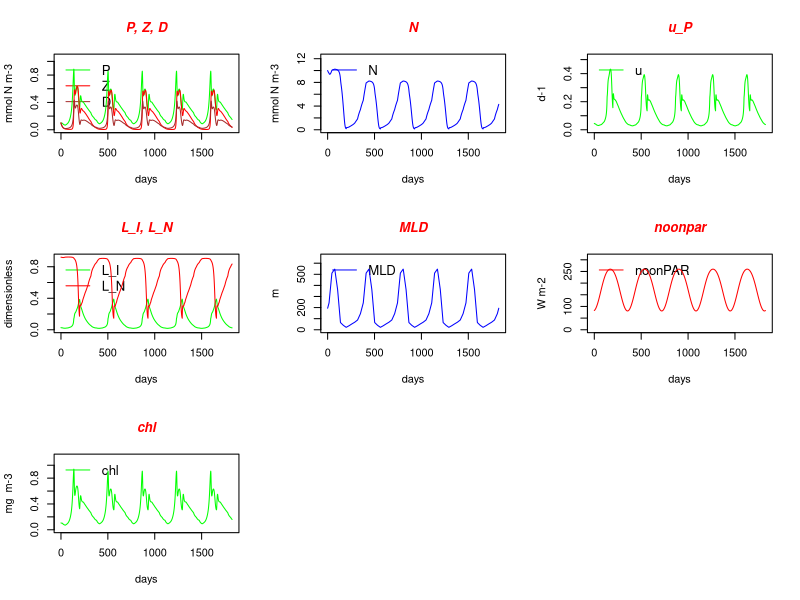

Generate this figure with R:
###################################################################
# --------------------------------------------------------------- #
# EMPOWER-1.0: Tom Anderson 2015                                  #
# --------------------------------------------------------------- #
###################################################################

# ---------------------------------------------------------------------------------- #
# Note that R functions are listed before the core code.                             #
# Ensure that input files are within the same directory as the model code:           #
#   NPZDparms.txt, NPZDextra.txt, stations_forcing.txt                               #
# ---------------------------------------------------------------------------------- #

rm(list=ls()) #clear workspace

# ---------------------------------------------------------------------------------- #
# Function get_flux: the specification of the ecosystem model is primarily handled   #
#  here. The terms in the differential equations are calculated and transferred to   #
#  matrix, flux[i,j], which is passed back to the core code for integration.         #
#  The user can define auxiliary variables, Y[i], that are written to output         #
#  files (state variables are automatically stored for output).                      #
# ---------------------------------------------------------------------------------- #

FNget_flux <- function(X) {      # X is the array that carries state variables
# (note that all functions begin with "FN...", although this is not obligatory in R

P <- X[1];N <- X[2];Z <- X[3]; Ds <- X[4]         # unpack state variables: P, N, Z, D 

# Environmental forcing for current day of year 

noonparnow <- FNnoonparcalc(daynow,latradians,clouds,e0)  # noon irradiance (PAR), W m-2
daylnow <- FNdaylcalc(daynow,latradians)                  # day length, h  
MLD1 <- MLD[daynow]                                       # mixed layer depth at start of day
MLD2 <- MLD[daynow+1]                                     # mixed layer depth at end of day
MLDnow <- MLD1+(istepnow-1)/nstepsday*(MLD2-MLD1)         # MLD at start of current time step
N0 <- aN*MLDnow + bN                                      # DIN immediately below mixed layer

VpT <- Vp0*1.066^SST[daynow]             # maximum photosynthetic (growth) rate (Eppley function of sea surface temperature)

### Light attenuation in water column
# Major choice here regarding calculation of light attenuation in the water column:
# (1) Mixed layer as single layer, with light attenuation calculated according to k_tot = k_w + k_c*P 
# (2) Mixed layer split into three layers according to Anderson (1993): 0-5, 5-23, >23m, with a
#       separate extinction coefficient for each layer as a function of chlorophyll

chl <- P*6.625*12.0/CtoChl     # chlorophyll, mg m-3 (Redfield ratio of 6.625 mol C mol N-1 assumed for C:N of phytoplankton)
ss <- sqrt(chl)                # square root of chlorophyll
  
# Four unit array for the following variables handles three layers; first unit in array is for surface properties, 
#  elements 2,3,4 handle layers 1,2,3 respectively (if only one layer needed (option 1 or light attenuation), then
#  elements 3,4 are redundant

kPAR <- array(dim=c(4))        # light extinction coeff., m-1
zbase <- array(dim=c(4))       # depth of base of layer; for element 1 in array (surface) this is zero
Ibase <- array(dim=c(4))       # irradiance leaving the base of layer; for element 1, this is surface irradiance, W m-2
zdep <- array(dim=c(4))        # depth of the layer, m
aphybase <- array(dim=c(4))    # a (absorption by chlorophyll) at base of layer; only required when using Anderson (1993) calculation of photosynthesis

# flag_atten is choice of light attenuation scheme: (1) single layer k_w+k_c*P, (2) three layer, extinction coefficients as fn chl (Anderson, 1993)

if (flag_atten==1) {    # option (1)
  jnlay <- 1            # mixed layer as a single layer
  zbase[1] <- 0.
  zbase[2] <- MLDnow
  zdep[2] <- MLDnow
  kPAR[2] <- kw + kc*P
  Ibase[1] <- noonparnow                      # irradiance entering water column
  Ibase[2] <- Ibase[1]*exp(-kPAR[2]*MLDnow)   # irradiance at base of mixed layer
  
} else if (flag_atten==2) {     # option (2): MLD separated into depth ranges 0-5m, 5-23m and >23m  Anderson (1993)

  Ibase[1] <- noonparnow   # irradiance entering water column
  
  kPAR[2] <- 0.13096 + 0.030969*ss + 0.042644*ss^2 - 0.013738*ss^3 + 0.0024617*ss^4 - 0.00018059*ss^5     # extinction coefficients (Anderson, 1993)
  kPAR[3] <- 0.041025 + 0.036211*ss + 0.062297*ss^2 - 0.030098*ss^3 + 0.0062597*ss^4 - 0.00051944*ss^5
  kPAR[4] <- 0.021517 + 0.050150*ss + 0.058900*ss^2 - 0.040539*ss^3 + 0.0087586*ss^4 - 0.00049476*ss^5
  
  zbase[1] <- 0.
  Ibase[1] <- noonparnow      # irradiance entering water column

# Three layers only if MLD > 23.0m, otherwise one or two layers:
  
  if (MLDnow<=5.0) {
    jnlay <- 1
    zbase[2] <- MLDnow
    zdep[2] <- MLDnow
    Ibase[2] <- Ibase[1]*exp(-kPAR[2]*zdep[2])    # irradiance leaving layer 1
  } else if (MLDnow>5 && MLDnow<=23.0) {
    jnlay <- 2
    zbase[2] <- 5.0
    zdep[2] <- 5.0 
    Ibase[2] <- Ibase[1]*exp(-kPAR[2]*5.0)        # irradiance leaving layer 1
    zbase[3] <- MLDnow
    zdep[3] <- MLDnow-5.0
    Ibase[3] <- Ibase[2]*exp(-kPAR[3]*zdep[3])    # irradiance leaving layer 2
  } else if (MLDnow>23.0) {
    jnlay <- 3
    zbase[2] <- 5.0
    zdep[2] <- 5.0 
    Ibase[2] <- Ibase[1]*exp(-kPAR[2]*5.0)        # irradiance leaving layer 1
    zbase[3] <- 23.0
    zdep[3] <- 23.0-5.0
    Ibase[3] <- Ibase[2]*exp(-kPAR[3]*zdep[3])    # irradiance leaving layer 2
    zbase[4] <- MLDnow
    zdep[4] <- MLDnow-23.0
    Ibase[4] <- Ibase[3]*exp(-kPAR[4]*zdep[4])    # irradiance leaving layer 3
  }

} # end if: flag_atten
    
### Calculate L_I (light limitation of growth, 0 <= L_I <= 1)

L_Isum <- 0.     # L_I is calculated as a weighted sum over the total mixed layer

for (ilay in seq(2,jnlay+1)) {         # loop over layers; element 2 in array corresponds to first layer

# Call function for calculating photosynthesis

if (flag_LI==1) {                      # numeric integration for light over time (through day) with analytic depth integrals
  L_I <- FNLIcalcNum(zdep[ilay],Ibase[ilay-1],Ibase[ilay],kPAR[ilay],alpha,VpT,daylnow,flag_irrad,flag_PIcurve)
  
} else if (flag_LI==2) {               # Evans and Parslow (1985): triangular light, Smith fn for P-I curve
  L_I <- FNLIcalcEP85(zdep[ilay],Ibase[ilay-1],Ibase[ilay],kPAR[ilay],alpha,VpT,daylnow)
  
}  else if (flag_LI==3) {              # Anderson (1993): sinusoidal light, exponential fn for P-I curve, alpha spectrally dependent
  aphybase[1] <- 0.36796 + 0.17537*ss - 0.065276*ss^2 + 0.013528*ss^3 - 0.0011108*ss^4           # a (chl absorption) at ocean surface as function chl
  ahash <- FNaphy(ss,zbase[ilay-1],zbase[ilay],aphybase[ilay-1])                                 # change in a with depth
  aphybase[ilay] <- aphybase[ilay-1]+ahash                                                       # a at base of layer
  aphyav <- aphybase[ilay-1]+ahash*0.5                                                           # average a in layer (from which alpha is calculated: alpha = a*alphamax
  L_I <- FNLIcalcA93(zdep[ilay],Ibase[ilay-1],Ibase[ilay],kPAR[ilay],alpha,VpT,daylnow,aphyav)
  
}
      
L_Isum <- L_Isum + L_I*zdep[ilay]      # multiply by layer depth in order to set up weighted average for total mixed layer

} # end loop: layers

L_I <- L_Isum/MLDnow                   # weighted average for mixed layer

### Calculate L_N (nutrient limitation of growth, 0 <= L_I <= 1)

L_N <- N/(kN+N)                  # nutrient limitation of growth rate (0 <= L_N <= 1)

### Grazing 

if (flag_grazing==1) {           # phihat_i = phi_i (grazing preferences)
  phiPhat <- phiP                
  phiDhat <- phiD
 } else { 
  phiPhat <- phiP*P              # phihat_i = phi_i*P_i
  phiDhat <- phiD*Ds
}
intakespP <- Imax*phiPhat*P/(kz^2+phiPhat*P+phiDhat*Ds)    # specific intake: phytoplankton, d-1
intakespD <- Imax*phiDhat*Ds/(kz^2+phiPhat*P+phiDhat*Ds)   # specific intake: detritus, d-1
 
# terms in the differential equations  (unit: mmol N m-3 d-1)          

Pgrow <- VpT*L_I*L_N*24/CtoChl*P           # P growth
Pgraz <- intakespP*Z                       # P grazed
Dgraz <- intakespD*Z                       # D grazed
Pmort <- mP*P                              # P mortality: linear
Pmort2 <- mP2*P*P                          # P mortality: quadratic
Pmix  <- wmix*P/MLDnow                     # P loss: mixing
Zmix  <- wmix*Z/MLDnow                     # Z loss: mixing     
Nmix  <- wmix*(N0-N)/MLDnow                # N net input: mixing
Zgrow <- betaz*kNz*(Pgraz+Dgraz)           # Z growth
Zexc  <- betaz*(1.0-kNz)*(Pgraz+Dgraz)     # Z excretion
Zpel  <- (1.0-betaz)*(Pgraz+Dgraz)         # Z faecal pettet production
Zmort <- mz*Z                              # Z mortality: linear
Zmort2 <- mz2*Z^2                          # Z mortality: quadratic
Dmix  <- wmix*Ds/MLDnow                    # D loss: mixing
Dsink <- VD*Ds/MLDnow                      # D loss: sinking
Dremin <- mD*Ds                            # D loss: remineralisation
  
#### Entrainment/dilution (when depth of mixed layer increases)

if (MLD2-MLD1>0.0) {          
  Nadd <- (MLD2-MLD1)*N0/MLDnow       # entrainment: N
  Ndilute <- N*(MLD2-MLD1)/MLDnow     # dilution: N already present in ML
  Pdilute <- P*(MLD2-MLD1)/MLDnow     # dilution: P
  Zdilute <- Z*(MLD2-MLD1)/MLDnow     # dilution: Z
  Ddilute <- Ds*(MLD2-MLD1)/MLDnow    # dilution: Ds                             
} else {                     
  Nadd <- 0.0                         # detrainment, but concentration in ML unchanged
  Ndilute <- 0.0
  Pdilute <- 0.0
  Zdilute <- 0.0
  Ddilute <- 0.0
}

### Transfer terms as calculated above are trasferred to matrix flux[i,j] for processing by the core code
# (number of terms for any one state variable should not exceed nfluxmax as specified in core code)
                                                                                                 
# Phytoplankton
flux[1,1] <- Pgrow                 # P growth
flux[2,1] <- -Pgraz                # P grazed
flux[3,1] <- -Pmort                # P non-grazing mortality: linear
flux[4,1] <- -Pmort2               # P non-grazing mortality: quadratic
flux[5,1] <- -Pmix                 # P loss: mixing
flux[6,1] <- -Pdilute              # P loss: dilution  

              
# Nitrate
flux[1,2] <- Nmix                  # N net input: mixing
flux[2,2] <- Zexc                  # Z excretion
flux[3,2] <- Dremin                # D remineralisation
flux[4,2] <- -Pgrow                # uptake by P
flux[5,2] <- Nadd                  # N input: entrainment
flux[6,2] <- -Ndilute              # N loss: dilution
  
# Zooplankton
flux[1,3] <- Zgrow                 # Z growth
flux[2,3] <- -Zmort                # Z mortality: linear
flux[3,3] <- -Zmort2               # Z mortality: quadratic
flux[4,3] <- -Zdilute              # Z loss: dilution
flux[5,3] <- -Zmix                 # Z loss: mixing

# Detritus
flux[1,4] <- Pmort                 # D from P mortality (linear)
flux[2,4] <- Pmort2                # D from P mortality (quadratic)
flux[3,4] <- Zmort                 # D from Z mortality (linear)
flux[4,4] <- Zpel                  # D from Z faecal pellets
flux[5,4] <- -Dgraz                # D grazed
flux[6,4] <- -Dmix                 # D loss: mixing
flux[7,4] <- -Dsink                # D loss: sinking
flux[8,4] <- -Dremin               # D loss: remineralisation
flux[9,4] <- -Ddilute              # D loss: dilution

# User-definied auxiliary variables for writing to output files: number stored = nDvar (core code)
# If you want to increase or decrease the number of units in this array, this is controlled by nDvar in core code

Y[1]  <<- L_I                  
Y[2]  <<- L_N
Y[3]  <<- Pgrow/P
Y[4]  <<- MLDnow
Y[5]  <<- noonparnow
Y[6]  <<- chl
Y[7]  <<- SST[daynow]
Y[8]  <<- Pgrow*MLDnow
Y[9]  <<- Pgrow
Y[10] <<- Pgraz
Y[11] <<- Pmort+Pmort2
Y[12] <<- 0
Y[13] <<- 0
Y[14] <<- 0
Y[15] <<- 0
Y[16] <<- 0
Y[17] <<- 0
Y[18] <<- 0
Y[19] <<- 0
Y[20] <<- 0

return(flux)      # matrix flux is passed back to the core code
}

# ------------------------------------------------------------------------------------------------------ #
# L_I: Calculation of daily photosynthesis: numeric intergration (time) and analytic integration (depth) #
# Diel cycle of irradiance: choice of (1) triangular vs (2) sinusoidal (flag_irrad)                      #
# P-I curve: choice of (1) Smith fn vs (2) exponential fn  (flag_PIcurve)                                #
# numeric integration (time) uses nstepst+1 steps and trapezoidal rule for first and last steps          #
#   (the user may manually change nstepst in the code if so desired)                                     #
# -------------------------------------------------------------------------------------------------------#

FNLIcalcNum <- function(zdepth,Iin,Iout,kPARlay,alpha,Vp,daylnow,choiceirrad,choicePI) {

sumps <- 0.0                     # for calculating sum of photosynthesis
range_rad = pi/2.0
nstepst <- 10                    # the day from sunrise to midday will be divided into nstepst steps (can be altered if so desired)

for (itme in seq(1,nstepst)) {   # time loop     (no need to calculate itme = 0 because irradiance zero at sunrise)

if(itme==nstepst) {            # last step (note use of trapezoidal rule for integration)
  rtrapt <- 0.5 } else {       
  rtrapt <- 1.0                # other steps
}

if (choiceirrad==1) {            # coice of either (1) triangular or (2) sinusoidal irradiance over day
  Icorr <- itme/nstepst                    # irradiance multiplier for time of day: triangular
} else if (choiceirrad==2) {
  Icorr <- sin(itme/nstepst*range_rad)     # irradiance multiplier for time of day: sinusoidal
}

if (choicePI==1) {               # Smith function (the most straightforward choice in terms of calculating analytic depth integral)

sumpsz <- 0.
x0 <- alpha*Icorr*Iin
xH <- alpha*Icorr*Iin*exp(-kPARlay*zdepth)
sumpsz <- Vp/kPARlay/zdepth*(log(x0+(Vp^2+x0^2)^0.5)-log(xH+(Vp^2+xH^2)^0.5))

} else {                        # exponential function (Platt et al., 1990)               

# Default setting here is analytic depth integral. Based on a factorial sequence, we found that this does not always perform well and so, if desired, 
# the user can switch to an analytic depth integral by setting (manually in the code) choiceanalytic <- 2

choiceanalytic <- 1         # 1=analytic solution; 2=numeric solution; set manually in the code

if (choiceanalytic==1) {    # analytic solution
sumpsz <- 0.
istar1 <- alpha*Icorr*Iin/Vp
istar2 <- alpha*Icorr*Iout/Vp

# Analytic solution is an infinite series
for (ifact in seq(1,16)) {  # 16 units in factorial array (by all means increase this number by altering the code; run time will increase accordingly)
  sumpsz <- sumpsz + (-1)^(ifact+1)/(ifact*factorial(ifact))*(istar1^ifact-istar2^ifact)
}

sumpsz <- sumpsz*Vp/kPARlay/zdepth

} else {   # numeric solution

nstepsz <- 100            #no. of steps: depth
sumpsz <- 0.0

for (izz in seq(0,nstepsz)) {     # depth loop
  if(izz==0 | izz==nstepsz) {
    rtrapz <- 0.5 } else {        # trapezoidal rule
    rtrapz <- 1.0
  } 
  
z <- izz/nstepsz*zdepth
Iz <- Iin*Icorr*exp(-kPARlay*z)

psnow <- Vp*(1.0-exp(-alpha*Iz/Vp))

sumpsz <- sumpsz + psnow*rtrapz

}  # end loop: depth

sumpsz <- sumpsz/nstepsz

} # choice analytic/numeric

} # end if: choice PI curve

sumps <- sumps + sumpsz*rtrapt       # sum photosynthesis over daylight hours

}  # end loop: time

Lim_I <- sumps/nstepst*daylnow/24.0  # take account of zero PS during night
Lim_I <- Lim_I/Vp                    # dimensionless
return(Lim_I)
}


# ------------------------------------------------------------------------------ #
# L_I: Evans & Parslow (1985) function for calculating daily photosynthesis      #
# Light extinction using Beer's Law and assumed triangular irradiance during day #
# ------------------------------------------------------------------------------ #

FNLIcalcEP85 <- function(zdepth,Iin,Iout,kPARlay,alpha,Vp,daylnow) {
tau1 <- daylnow/2.0/24.0
betaEP <- Vp*tau1/alpha/Iin
betaEP2 <- Vp*tau1/alpha/Iout
Lim_I <- 2.0*Vp/zdepth/kPARlay*(sqrt(betaEP2^2+tau1^2)
+  -tau1*log((tau1+sqrt(betaEP2^2+tau1^2))/betaEP2)
+  -(sqrt(betaEP^2+tau1^2)-tau1*log((tau1+
+  sqrt(betaEP^2+tau1^2))/betaEP))-betaEP2+betaEP)

Lim_I <- Lim_I/Vp  # Divide by Vp to make dimensionless
return(Lim_I)
}

# ------------------------------------------------------------------------------------- #
# L_I: Anderson (1993) function for calculating daily photosynthesis                    #
# Uses in-built piecewise light extinction and assumes sinusoidal irradiance during day #
# Water column divided into three layers: 0-5m, 5-23m and >23m                          #
# ------------------------------------------------------------------------------------- #

# FNaphy calculates values of a (chlorophyll abosorption) for each layer; alpha[layer] is then calculated as a[layer]*alphamax
# This function is only used when Anderson (1993) is selected for calculating daily depth-integrated photosynthesis

FNaphy <- function(ss,ztop,zbottom,aphylast) {

g <- c(0.048014,0.00023779,-0.023074,0.0031095,-0.0090545,0.0027974,0.00085217,-3.9804E-06,0.0012398,-0.00061991)   # coeffs. for calculating a#

x <- zbottom+1.0
xlg <- log(x)
termf1a <- x*xlg-x
termf2a <- x*xlg^2-2*x*xlg+2*x
termf3a <- x*xlg^3-3*x*xlg^2+6*x*xlg-6*x
x <- ztop+1.0
xlg <- log(x)
termf1b <- x*xlg-x
termf2b <- x*xlg^2-2*x*xlg+2*x
termf3b <- x*xlg^3-3*x*xlg^2+6*x*xlg-6*x

terma <- g[1]+g[2]*ss+g[5]*ss^2+g[7]*ss^3
termb <- g[3]+g[4]*ss+g[9]*ss^2
termc <- g[6]+g[10]*ss
acalc <- (zbottom+1.0)*terma+termf1a*termb+
  termf2a*termc+termf3a*g[8]-((ztop+1.0)*terma+
  termf1b*termb+termf2b*termc+termf3b*g[8])
  
return(acalc)
}

# Photosynthesis calculated using polynomial approximation (Anderson, 1993)
# This function is only used when Anderson (1993) is selected for calculating daily depth-integrated photosynthesis

FNLIcalcA93 <- function(zdepth,Iin,Iout,kPARlay,alpha,Vp,daylnow,ahashnow) { 

omeg <- c(1.9004,-2.8333E-01,2.8050E-02,-1.4729E-03,3.0841E-05)        # polynomial coefficients for calculating photosynthesis (Platt et al., 1990)

# Calculate alphamax
alphamax <- alpha*2.602     # alphamax is alpha at wavelength of maximum absorption cross section

# Calculate daily photosynthesis in each layer, mg C m-2 d-1
V0 <- daylnow*Vp/(pi*kPARlay)
V1 <- alphamax*ahashnow*Iin/Vp
V2 <- alphamax*ahashnow*Iout/Vp
Qpsnow <- V0*(omeg[1]*(V1-V2)+omeg[2]*(V1^2-V2^2)+omeg[3]*(V1^3-V2^3)+omeg[4]*(V1^4-V2^4)+omeg[5]*(V1^5-V2^5))
                   
# convert to dimensionless units to get 0 <= J <= 1
Lim_I <- Qpsnow/zdepth/24.0/Vp

return(Lim_I)
}

# ----------------------------------------------------------------------- #
# Calculation of day length as function of day of year and latitude       #
# ----------------------------------------------------------------------- #

FNdaylcalc <- function(jday,latradians) {
declin <- 23.45*sin(2*pi*(284+jday)*0.00274)*pi/180      # solar declination angle
daylnow <- 2*acos(-1*tan(latradians)*tan(declin))*12/pi
return(daylnow)
}

# -------------------------------------------------- #
# Calculation of noon irradiance                     #
# -------------------------------------------------- #

# Noon PAR, W m-2
FNnoonparcalc <- function(jday,latradians,clouds,e0) {
albedo <- 0.04                # albedo
solarconst <- 1368.0          # solar constant, w m-2
parrac <- 0.43                # PAR fraction
declin <- 23.45*sin(2*pi*(284+jday)*0.00274)*pi/180                # solar declination angle
coszen <- sin(latradians)*sin(declin)+cos(latradians)*cos(declin)  # cosine of zenith angle
zen <- acos(coszen)*180/pi                                         # zenith angle, degrees
Rvector <- 1/sqrt(1+0.033*cos(2*pi*jday*0.00274))                  # Earth's radius vector
Iclear <- solarconst*coszen^2/(Rvector^2)/(1.2*coszen+e0*(1.0+coszen)*0.001+0.0455)   # irradiance at ocean surface, clear sky
cfac <- (1-0.62*clouds*0.125+0.0019*(90-zen))                      # cloud factor (atmospheric transmission)
Inoon <- Iclear*cfac*(1-albedo)                                    # noon irradiance: total solar
noonparnow <- parrac*Inoon   

return(noonparnow)
}

# End of functions

#################################################
# --------------------------------------------- #
#         Core model code starts here           #
# --------------------------------------------- #
#################################################

# --------------------------------------------- #
# Read in parameter values from file            #
# --------------------------------------------- #

theta <- read.csv("NPZD_parms.txt", quote="'")

# Assign parameter names and make parameters universal in the code (<<-)
Vp0         <<- theta[1,1]     # max rate photosynthesis at zero degrees C, g C (g chl)-1 h-1
alpha       <<- theta[2,1]     # initial slope of P-I curve, g C (g chl)-1 h-1 (W m-2)-1
kN          <<- theta[3,1]     # half sat. constant: N, mmol m-3
mP          <<- theta[4,1]     # phyto. mortality rate, linear, d-1
mP2         <<- theta[5,1]     # phyto. mortality rate, quadratic, (mmol N m-3)-1 d-1
Imax        <<- theta[6,1]     # zooplankton max. ingestion, d-1
kz          <<- theta[7,1]     # zoo. half sat. for intake, mmol N m-3
phiP        <<- theta[8,1]     # zoo. preference: P
phiD        <<- theta[9,1]     # zoo. preference: D
betaz       <<- theta[10,1]    # zoo. absorption efficiency: N
kNz         <<- theta[11,1]    # zoo. net production efficiency: N
mz          <<- theta[12,1]    # zoo. mortality rate, linear, d-1
mz2         <<- theta[13,1]    # zoo. mortality, quadratic, (mmol N m-3)-1 d-1
VD          <<- theta[14,1]    # detritus sinking rate, m d-1
mD          <<- theta[15,1]    # detritus remineralisation rate, d-1
wmix        <<- theta[16,1]    # cross-thermocline mixing rate, m d-1
CtoChl      <<- theta[17,1]    # carbon to chlorophyll ratio, g g-1

# -------------------------------------------------- #
# Read in initial conditions and run characteristics #
# -------------------------------------------------- #
    
init <- read.csv("NPZD_extra.txt", quote="'")
Pinit       <<- init[1,1]     # initial P, mmol N m-3
Ninit       <<- init[2,1]     # initial N, mmol N m-3
Zinit       <<- init[3,1]     # inital  Z, mmol N m-3
Dsinit      <<- init[4,1]     # initial Ds, mmol N m-3
kw          <<- init[5,1]     # light attenuation coeff.: water,  m-1
kc          <<- init[6,1]     # light attenuation coeff.: phytoplankton, m2 (mmol N)-1
delta_t     <<- init[7,1]     # time step, d (choose at time step that divides exactly into 1 as an integer)
nyears      <<- init[8,1]     # run duration, years
flag_stn    <<- init[9,1]     # choice of station; 1=India (60N 20W), 2=Biotrans (47N 20W), 3=Kerfix (50 40?S 68 25?E), 4=Papa (50N, 145W)
flag_LI     <<- init[10,1]    # 1=numeric; 2=Evans & Parslow (1985); 3=Anderson (1993)
flag_atten  <<- init[11,1]    # 1: kw+kcP (one layer for ML); 2: Anderson (1993) (spectral, layers 0-5,5-23,>23 m
flag_irrad  <<- init[12,1]    # 1=triangular over day; 2=sinusoidal over day
flag_PIcurve <<- init[13,1]   # 1=Smith fn; 2=exponential fn
flag_grazing <<- init[14,1]   # (1) phihat_i = phi_i, (2) phihat_i = phi_i*P_i
flag_outtype <<- init[15,1]   # output choice: 0=none, 1=last year only, 2=whole simulation
flag_outfreq <<- init[16,1]   # output frequency: 1=every day, 0=every time step
flag_integ <<- init[17,1]     # choice of integration method: 0=Euler, 1=Runge Kutta 4
    
print("**************************************************")
print("                                                  ")
print("input: model parameters read in from file NPZD_parms.txt")
print("input: model run characteristics read in from file NPZDextra.txt")
print("                                                  ")

# --------------------------------------------- #
# Settings dependent on choice of station       #
# --------------------------------------------- #  

MLDi <- array(dim=c(13))        # array to hold monthly mixed layer depths (from data)
SSTi <- array(dim=c(13))        # array to hold monthly sea surface temperature (from data)

forcing <- read.csv("stations_forcing.txt", header=TRUE)      # forcing data from text file (comma separated)

if (flag_stn==1) {                  # Station India (60N 20W)
  for (i in seq(1,13)) {
  MLDi[i] <- forcing[i,1]      # i,1 is first column in the text file
  SSTi[i] <- forcing[i,2]      # i,2 is second column in the text file
  }
  latitude <<- 60.0            # latitude, degrees
  clouds <<- 6.0               # cloud fraction, oktas
  e0 <<- 12.0                  # atmospheric vapour pressure
  aN <<- 0.0074                # coeff. for N0 as fn depth
  bN <<- 10.85                 # coeff. for N0 as fn depth
  
} else if (flag_stn==2) {          # Biotrans (47 N 20 W)
  for (i in seq(1,13)) {
  MLDi[i] <- forcing[i,3]
  SSTi[i] <- forcing[i,4]
  }
  latitude <<- 47.0
  clouds <<- 6.0
  e0 <<- 12.0
  aN <<- 0.0174
  bN <<- 4.0
  
} else if (flag_stn==3) {          # Kerfix (50 40?S 68 25?E)
  for (i in seq(1,13)) {
  MLDi[i] <- forcing[i,7]
  SSTi[i] <- forcing[i,8]
  }
  latitude <<- -50.67
  clouds <<- 6.0
  e0 <<- 12.0
  aN <<- 0
  bN <<- 26.1
  
} else if (flag_stn==4) {          # Papa (50N 145W)
  for (i in seq(1,13)) {
  MLDi[i] <- forcing[i,5]
  SSTi[i] <- forcing[i,6]
  }
  latitude <<- 50.0
  clouds <<- 6.0
  e0 <<- 12.0
  aN <<- 0.0
  bN <<- 14.6
}

# Convert latitude to radians
latradians <<- latitude*pi/180.0

# ------------------------------------------------------------------------------- #
# Mixed layer depth: set up 366 unit array for one year                           #
# Interpolation used here from monthly data (assumed to be middle of month)       #
# ------------------------------------------------------------------------------- #

MLD <- array(dim=c(366))     # mixed layer depth (m)
SST <- array(dim=c(366))

for (istep in seq(1,365)) {   # interpolate data from monthly to daily values
rdiv <- 365.0/12.0            # monthly data
quot <- istep%/%rdiv          # quotient (integer)
remdr <- (istep%%rdiv)/rdiv   # remainder
n1 <- quot+1
if (n1==13) {
  n1 <- 1
}
n2 <- n1+1
iday <- istep+15          # set MLD data for middle (day 15) of month
if (iday>365) {
  iday <- iday-365
}
MLD[iday] <- MLDi[n1] + (MLDi[n2]-MLDi[n1])*remdr    # linear interpolation of data
SST[iday] <- SSTi[n1] + (SSTi[n2]-SSTi[n1])*remdr
}       # end loop: istep

for (istep in seq(366,2,by=-1)) {      # shift array because first position corresponds to t=0
MLD[istep] <- MLD[istep-1]
SST[istep] <- SST[istep-1]
}
MLD[1] <- MLD[366]           # note: position 1 in the array corresponds to t=0
SST[1] <- SST[366]
                            
######################################################
# -------------------------------------------------- #
# Variables specific to model: adjust accordingly    #
# -------------------------------------------------- #
######################################################

nSvar <- 4      # no. state variables
nfluxmax <- 10  # max no. of flux terms associated with any one state variable
nDvar <<- 20    # max no. auxilliary variables or output/plotting (these are defined in the Y array: FNget_flux function)

X <- c(Pinit,Ninit,Zinit,Dsinit)    # array X holds values of state variables: assign initial conditions

Svarname <- c("P","N","Z","D")      # array of text strings (keep them short) for state variables
Svarnames <- paste(Svarname[1],Svarname[2],Svarname[3],Svarname[4],sep=" ")   # concatenated string of state variable names


### End of variables specific to model  
 
#########################################################################
# --------------------------------------------------------------------- #
# Code below not to be changed for new models, except graph plotting    #
# --------------------------------------------------------------------- #
#########################################################################                       

# -------------------------- #
# Basic setup                #
# -------------------------- #

Y <<- rep(0.0, times=nDvar)                  # array Y holds values of auxiliary variables

ndays <- nyears*365                          # no. of days in simulation

nsteps <- floor(ndays/delta_t+delta_t/1000)                   # no. of time steps in simulation
nstepsday <- floor(1/delta_t+delta_t/1000)                    # no. of time steps per day
nwrite <- flag_outfreq*(ndays+1)+(1-flag_outfreq)*(nsteps+1)  # no. of times required for output to files and graphs
    
tm <- array(dim=c(nwrite), rep(0.0, times=nwrite))    # array to store time for output
flux <- matrix(0,nrow=nfluxmax,ncol=nSvar)            # matrix to hold update terms for state variables
fluxyear <- matrix(0,nrow=nfluxmax,ncol=nSvar)        # matrix to sum fluxes over year
Svar <- matrix(nrow=nwrite, ncol=nSvar)               # matrix to store values of state variables
Dvar <- matrix(nrow=nwrite, ncol=nDvar)               # matrix to store values of auxiliary variables

Svar[1,] <- X                                    # store initial values of state variables (position 1 in array corresponds to t=0)

tme <- 0       # time=0: start of simultion
tm[1] <- tme
 
Xout <- signif(X,digits=4)     # truncate X to 4 significant figures, ready for writing to output file
if (flag_outtype != 0) {
write(c(tme,Xout),file="out_statevars.txt",ncolumns=nSvar+1,sep=",",append=FALSE)  # write inital values of state vars to file
}
        
icount <- 1      # records position in array for writing output
istep <- 0

##############################    
# -------------------------- #
# Time loop starts here      #
# -------------------------- #
##############################

for (iyear in seq(1,nyears)) {             # loop over years

fluxyear <- rep(0.0,times=nfluxmax*nSvar)  # matrix to sum up fluxes over year

for (iday in seq(1,365)) {                 # loop over days of year

daynow <<- iday                            # global variable to pass to functions

for (istepnow in seq(1,nstepsday)) {       # loop over time steps within one day

istep <- istep + 1
istepplus <- istep+1               # (Dvar (auxiliary variables) stored at beginning of each time step)

fluxstep <- rep(0.0,times=nfluxmax*nSvar)  # matrix to sum up fluxes over time step
Ystep <- rep(0.0,times=nDvar)              # matrix to store average value of Y for each time step

# -------------------------- #
# Numerical integration      #
# -------------------------- # 

flux1 <- FNget_flux(X)*delta_t        # 1st iteration
deltaX1 <- colSums(flux1)             # sum of flux terms, for each state variable

if (flag_integ==0) {                  # Euler
  fluxstep <- fluxstep + flux1
  Ystep <- Ystep + Y
} else {                              # Runge Kutta 4
  fluxstep <- fluxstep + flux1/6
  Ystep <- Ystep + Y/6
}

if (flag_integ==1) {                  # Runge Kutta only

  flux2 <- FNget_flux(X + deltaX1/2)*delta_t       # 2nd iteration
  deltaX2 <- colSums(flux2)
  fluxstep <- fluxstep + flux2/3
  Ystep <- Ystep + Y/3
  
  flux3 <- FNget_flux(X + deltaX2/2)*delta_t       # 3rd iteration
  deltaX3 <- colSums(flux3)
  fluxstep <- fluxstep + flux3/3
  Ystep <- Ystep + Y/3
  
  flux4 <- FNget_flux(X + deltaX3)*delta_t         # 4th iteration
  deltaX4 <- colSums(flux4)
  fluxstep <- fluxstep + flux4/6
  Ystep <- Ystep + Y/6
}

# sum iterations
if (flag_integ==0) {              # Euler
  deltaX <- deltaX1
} else {    #Euler method  
  deltaX = (deltaX1 + 2*deltaX2 + 2*deltaX3 + deltaX4)/6    # Runge Kutta
}
    
X <- X + deltaX    # update state varialbes

fluxyear <- fluxyear + fluxstep

tme <- tme + delta_t    # update time

# -------------------------- #
# Write to output files      #
# -------------------------- # 

# 1st time step awkward: state vars already output for t=0; output fluxes and auxiliary variables for t=0 as calculated for first time step
if (istep==1) {
  Dvar[icount,] <- Ystep
 if (flag_outtype==2 | (flag_outtype==1 & nyears==1)) {                  # only needed if whole simulation from t=0 is to be written to files
    Dvarwrite <- signif(Dvar[icount,],digits=4)        # truncated to 4 significant figures: auxiliary variables
    fluxwrite <- signif(fluxstep,digits=4)             # truncated to 4 significant figures: fluxes
    tmenow <- 0.0     # actually, it is time 1 time step, but for the purposes of continuity in output files, set to zero
    write(c(tmenow,Dvarwrite),file="out_aux.txt",ncolumns=nDvar+1,sep=",",append=FALSE)
        for (iw in seq(1,nSvar)) {
    if (iw==1) {
      fluxwritecat <- fluxwrite[,1]
    } else {
      fluxwritecat <- c(fluxwritecat,fluxwrite[,iw])
    }
  }
    write(c(tmenow,fluxwritecat),file="out_fluxes.txt",ncolumns=nSvar*nfluxmax+1,sep=",",append=FALSE)
  }
}

# all other time steps
if (istepnow==nstepsday | flag_outfreq==0) {    # output on last time step of day (daily), or if every time step selected
  icount <- icount+1                            # records position in output arrays
  tm[icount] <- tme                             # time
  Svar[icount,] <- X                            # state variables
  Dvar[icount,] <- Ystep                        # auxiliary variables
  if ((flag_outtype==1 & (iyear==nyears | (iyear==nyears-1 & iday==365))) | flag_outtype==2) {
  appendtrue <- !(flag_outtype==1 & (iyear==nyears-1 & iday==365))   # wipe output file clear if output is for last year only, on last day of previous year
  Svarwrite <- signif(X,digits=4)               # truncated to  4 significant figures: state variables
  Dvarwrite <- signif(Dvar[icount,],digits=4)   # truncated to  4 significant figures: auxiliary variables     
  fluxwrite <- signif(fluxstep,digits=4)        # truncated to  4 significant figures: fluxes
  write(c(tme,Svarwrite),file="out_statevars.txt",ncolumns=nSvar+1,sep=",",append=appendtrue)
  write(c(tme,Dvarwrite),file="out_aux.txt",ncolumns=nDvar+1,sep=",",append=appendtrue)
  for (iw in seq(1,nSvar)) {
    if (iw==1) {
      fluxwritecat <- fluxwrite[,1]
    } else {
      fluxwritecat <- c(fluxwritecat,fluxwrite[,iw])
    }
  }
  write(c(tme,fluxwritecat),file="out_fluxes.txt",ncolumns=nSvar*nfluxmax+1,sep=",",append=appendtrue)
  }
}

# -------------------------- #
# Close loops: time          #
# -------------------------- # 

} # End loop: time steps over day
} # End loop: days of year    
} # End loop: years

# -------------------------------------------------------- #
# Print summed annual fluxes over last year to screen      #
# -------------------------------------------------------- # 

print("**************************************************")
hdr <- paste("annual fluxes (last year):",Svarnames,sep=" ")
print(hdr)
print("                                                  ")
print(fluxyear)

fluxvar <- colSums(fluxyear)    # fluxes for each state var summed over year
print("Total, each state var:                            ")
print(fluxvar)

print("                                                  ")

if (flag_outtype>0) {
  print("output: state varibles written to file out_statevars.txt")
  print("output: terms in differential equations written to file out_fluxes.txt")
  print("output: auxiliary variables written to file out_aux.txt")
} else {
  print("no output to text files (flag switched off)")  
}
print("                                                  ")
print("**************************************************")

# ----------------------------- #
# Graphs: Examples provided     #
# ----------------------------- # 

par(mfrow = c(3,3))    # layout for plots: 3 rows and 3 columns

# P, Z, D
maxy <- max(max(Svar[,1]),max(Svar[,3]),max(Svar[,4]))*1.2   # derive scaling for y on graph   
plot(c(0,ndays), c(0,maxy), xlab="days", ylab="mmol N m-3", type="n")
legend("topleft",legend=c("P","Z","D"),bty="n",lty=1,col=c("green","red","brown"),cex=1.2)
title(main="P, Z, D", col.main="red", font.main=4)
lines(tm,Svar[,1],col="green")
lines(tm,Svar[,3],col="red")
lines(tm,Svar[,4],col="brown")

# N
maxy <- max(Svar[,2])*1.2     
plot(c(0,ndays), c(0,maxy), xlab="days", ylab="mmol N m-3", type="n")
legend("topleft",legend=c("N"),bty="n",lty=1,col=c("blue"),cex=1.2)
title(main="N", col.main="red", font.main=4)
lines(tm,Svar[,2],col="blue")

# u (phytoplankton specific growth rate)
maxy <- max(Dvar[,3])*1.2     
plot(c(0,ndays), c(0,maxy), xlab="days", ylab="d-1", type="n")
legend("topleft",legend=c("u"),bty="n",lty=1,col=c("green"),cex=1.2)
title(main="u_P", col.main="red", font.main=4)
lines(tm,Dvar[,3],col="green")

# L_I, L_N
maxy <- max(max(Dvar[,1]),max(Dvar[,2]))   # derive scaling for y on graph   
plot(c(0,ndays), c(0,maxy), xlab="days", ylab="dimensionless", type="n")
legend("topleft",legend=c("L_I","L_N"),bty="n",lty=1,col=c("green","red"),cex=1.2)
title(main="L_I, L_N", col.main="red", font.main=4)
lines(tm,Dvar[,1],col="green")
lines(tm,Dvar[,2],col="red")

# MLD
maxy <- max(Dvar[,4])*1.2     
plot(c(0,ndays), c(0,maxy), xlab="days", ylab="m", type="n")
legend("topleft",legend=c("MLD"),bty="n",lty=1,col=c("blue"),cex=1.2)
title(main="MLD", col.main="red", font.main=4)
lines(tm,Dvar[,4],col="blue")

# noonPAR
maxy <- max(Dvar[,5])*1.2     
plot(c(0,ndays), c(0,maxy), xlab="days", ylab="W m-2", type="n")
legend("topleft",legend=c("noonPAR"),bty="n",lty=1,col=c("red"),cex=1.2)
title(main="noonpar", col.main="red", font.main=4)
lines(tm,Dvar[,5],col="red")

# chl
maxy <- max(Dvar[,6])*1.2     
plot(c(0,ndays), c(0,maxy), xlab="days", ylab="mg  m-3", type="n")
legend("topleft",legend=c("chl"),bty="n",lty=1,col=c("green"),cex=1.2)
title(main="chl", col.main="red", font.main=4)
lines(tm,Dvar[,6],col="green")





